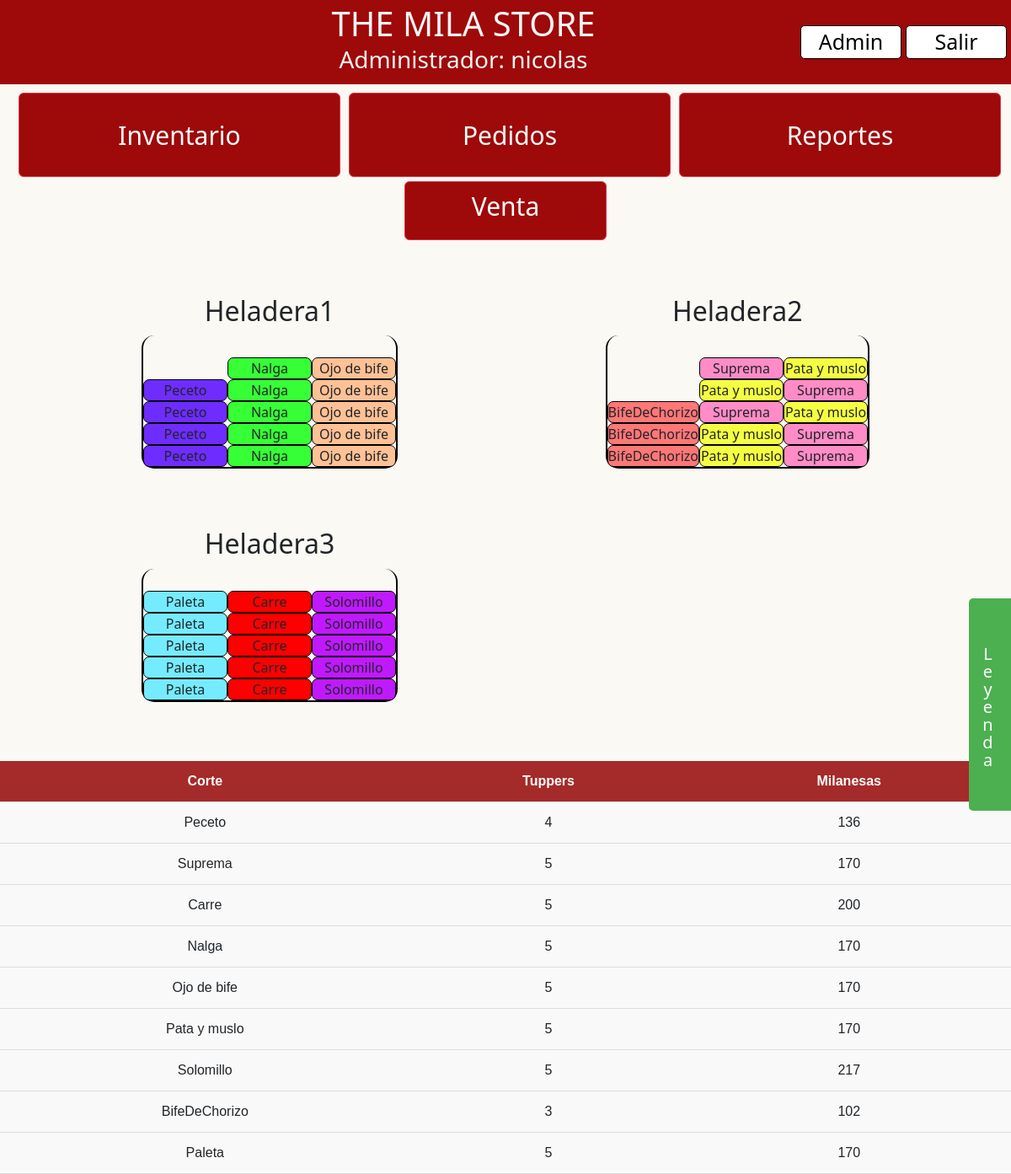
Screenshot of / (signed in) with the database file from the repository.
### inventory/models.py (models this page shows, shortened)
class Refrigerator(models.Model):
    name = models.CharField(max_length=100)
    def get_columns_tuppers(self):
        columns = []
        for column in self.column_set.all():
            column_data = {
                'column': column,
                'tuppers': list(column.column_generator())
            }
            columns.append(column_data)
        return columns

class Cut(models.Model):
    name = models.CharField(max_length=100)
    milas_per_tupper = models.IntegerField()
    reorder_threshold = models.IntegerField(default=10)
    reorder_tuppers = models.IntegerField(default=10)
    is_order_pending = models.BooleanField(default=False)
    color = ColorField(default='#FF0000')
    days_until_expiration = models.IntegerField(default=180)
    @property
    def total_tuppers(self):
        return sum(subcolumn.total_tuppers for subcolumn in SubColumn.objects.filter(cut=self))
    @property
    def total_milas(self):
        return sum(subcolumn.total_milanesas for subcolumn in SubColumn.objects.filter(cut=self))

class SubColumn(models.Model):
    column = models.ForeignKey(Column, on_delete=models.CASCADE)
    cut = models.ForeignKey(Cut, on_delete=models.CASCADE)
    total_tuppers = models.IntegerField(default=0)
    milas_tupper_in_use = models.IntegerField(default=0)
    @property
    def total_milanesas(self):
        return (self.total_tuppers - 1) * self.cut.milas_per_tupper + self.milas_tupper_in_use

### inventory/views.py (the view)
# urls.py: path('', views.inventory, name='inventory'),
@login_required
def inventory(request):
    refrigerators = Refrigerator.objects.prefetch_related('column_set__subcolumn_set')
    cuts = Cut.objects.all()
    context = {
        'refrigerators': refrigerators,
        'cuts': cuts
    }
    return render(request, 'inventory/inventory.html', context)

### inventory/templates/inventory/inventory.html (shortened to what this page needs)
{% extends 'base.html' %}
{% load custom_tags %}
{% load static %}
{% block css_files %}
    <link rel="stylesheet" href="{% static "inventory/inventory.css" %}">
{% endblock %}
{% block content %}
    <div class="sidebar">
        <h3 id="leyenda">Leyenda</h3>
        <ul id="figuras">
        </ul>
    </div>
    <div id="divheladeras">
        {% for refrigerator in refrigerators %}
            <div class="conheladera">
                <h2 class="nombre">{{ refrigerator.name }}</h2>
                <div class="row">
                    {% for column_data in refrigerator.get_columns_tuppers %}
                        <ul class="column">
                            {% for tupper in column_data.tuppers %}
                                {% if tupper %}
                                    <li class="lis" style="background-color: {{ tupper.color }}">
                                        {{ tupper.name }}
                                    </li>
                                {% else %}
                                    <li class="lis" style="background-color: transparent; border: 1px dashed #cccccc; visibility: hidden;">
                                        Empty
                                    </li>
                                {% endif %}
                            {% endfor %}
                        </ul>
                    {% endfor %}
                </div>
            </div>
        {% endfor %}
    </div>
    <div id="stock">
        <table class="stock-table">
            <thead>
            <tr>
                <th title="Tipo de corte">Corte</th>
                <th title="Cantidad total tuppers">Tuppers</th>
                <th title="Cantidad total milanesas">Milanesas</th>
            </tr>
            </thead>
            <tbody>
            {% for cut in cuts %}
                <tr>
                    <td>{{ cut.name }}</td>
                    <td>{{ cut.total_tuppers }}</td>
                    <td>{{ cut.total_milas }}</td>
                </tr>
            {% endfor %}
            </tbody>
        </table>
    </div>
{% endblock %}

### templates/base.html (shortened to what this page needs)
{% load static %}
<!DOCTYPE html>
<html lang="esp">
<head>
    <link href="https://cdn.jsdelivr.net/npm/bootstrap@5.3.3/dist/css/bootstrap.min.css" rel="stylesheet"
>
    <link rel="stylesheet" href="{% static "base.css" %}">
    {% block css_files %}{% endblock %}
</head>
<body>
    <header id="navbar">
        <div id="tit">
            <h1>THE MILA STORE </h1>
            <h3>{% if user.is_staff or user.is_superuser %}Administrador{% else %}Empleado{% endif %}: {{ user.username }}</h3>
        </div>
        {% if user.is_staff or user.is_superuser %}
            <a href="{% url 'admin:index' %}" id="secondary">Admin</a>
        {% endif %}
        <a href="{% url 'logout' %}" id="secondary">Salir</a>
    </header>
    <div class="container-fluid">
        <a href="{% url 'inventory' %}"><button type="button" class="btn btn-danger">Inventario</button></a>
        <a href="{% url 'orders' %}"><button type="button" class="btn btn-danger">Pedidos</button></a>
        <a href="{% url 'reports' %}"><button type="button" class="btn btn-danger">Reportes</button></a>
    </div>
    <div  class="centered-container" >
    <a href="{% url 'sell_milas' %}" id="ventanaventa" class="btn btn-danger venta" >Venta</a>
    </div>
        {% block content %}
    {% endblock %}
</body>
</html>

### static/base.css (style rules this page uses)
html,body { margin: 0; background-color: #fbf9f4; }
header { display: flex; align-items: center; justify-content: space-between; background-color:#9e0909; font-size: 30px; width: 100%; height: 100px; color: whitesmoke; }
.btn-danger { width:100%; height: 100px; font-size:30px; margin:5px; background-color:#9e0909; }
.container-fluid { width:100%; display:flex; flex-direction:row; }
.container-fluid a, button { width:40%; height: 100px; font-size:25px; margin:5px; }
#secondary { text-align: center; width: 10%; background-color: white; color: black; margin-right: 5px; font-size: 25px; border: 1px solid black; text-decoration: none; border-radius: 5px; transition: background-color 0.3s, color 0.3s; }
#tit { padding-left:150px; margin:auto; text-align: center; }
h1 { text-align: center; display: inline-block; margin: 0; }
.venta { width: 20%; height: 70px; background-color:#9e0909; margin-left:40%; color:white; font-size:30px; }
.centered-container { display: flex; }

### inventory/static/inventory/inventory.css (style rules this page uses)
body { padding: 0; margin: 0; height: 100%; overflow-y: scroll; overflow-x: hidden; }
#divheladeras { width: 70%; display: flex; margin: 50px auto; flex-wrap: wrap; align-items: flex-start; justify-content: space-between; gap: 40px; margin: 50px auto; }
.row { display: flex; flex-wrap: nowrap; border: 2px solid black; border-top: none; border-radius: 15px; width: auto; align-items: flex-end; }
.column { list-style-type: none; padding: 0; margin: 0px; display: flex; flex-direction: column; flex: 1; }
.lis { display: flex; justify-content: center; align-items: center; background-color: lightsalmon; border: 1px solid black; border-radius:7px; text-align: center; min-width: 100px; }
.nombre { text-align: center; margin: 10px 0; text-transform: capitalize; }
.conheladera { margin-bottom: 20px; display: flex; flex-direction: column; }
.sidebar { position: fixed; top: 60%; right: -150px; width: 200px; background-color: #4CAF50; color: white; transform: translateY(-50%); transition: right 0.3s ease; padding: 10px; border-radius: 5px 0 0 5px; overflow: hidden; white-space: nowrap; display: flex; flex-direction: row; flex-wrap: nowrap; justify-content: flex-start; align-items: center; letter-spacing: -1px; }
.sidebar h3 { writing-mode: vertical-lr; text-orientation: upright; margin: 0; font-size: 20px; }
dl, ol, ul { margin-top: 0; list-style-type: none; }
#figuras { display: flex; align-content: space-around; flex-direction: column; }
ul li { display: flex; }
#leyenda { letter-spacing: -6px; }
.stock-table { width: 100%; border-collapse: collapse; font-family: Arial, sans-serif; margin-top: 20px; }
th, td { padding: 12px; text-align: center; border-bottom: 1px solid #ddd; }
th { background-color: brown; color: white; font-weight: bold; }
table tr { background-color: #f9f9f9; }

### rows the page displays
Refrigerator: name "Heladera1"
Cut: name "Peceto", total_tuppers "4", total_milas "136"
Cut: name "Nalga", total_tuppers "5", total_milas "170"
Cut: name "Ojo de bife", total_tuppers "5", total_milas "170"
Refrigerator: name "Heladera2"
Cut: name "BifeDeChorizo", total_tuppers "3", total_milas "102"
Cut: name "Suprema", total_tuppers "5", total_milas "170"
Cut: name "Pata y muslo", total_tuppers "5", total_milas "170"
Refrigerator: name "Heladera3"
Cut: name "Paleta", total_tuppers "5", total_milas "170"
Cut: name "Carre", total_tuppers "5", total_milas "200"
Cut: name "Solomillo", total_tuppers "5", total_milas "217"

### other values shown
{{ user.username }} "nicolas"
